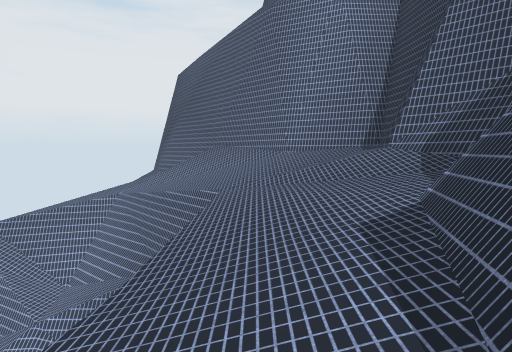
View 1 (above)

16 first-person views from a walk through a Unity game level. The camera is 1.5 m above the floor, tilts 4° down and sees 70° across. The floor is counted in squares, 2 m on a side. Each view is taken from the middle of a square. On the plan, view 1 faces up. The plan holds only what a view shows up to about 11 squares ahead; the rest is blank. The place goes on beyond the plan. Some trees and plants on the terrain are drawn as simple stand-ins. Some surface patterns are stand-ins.

View 2
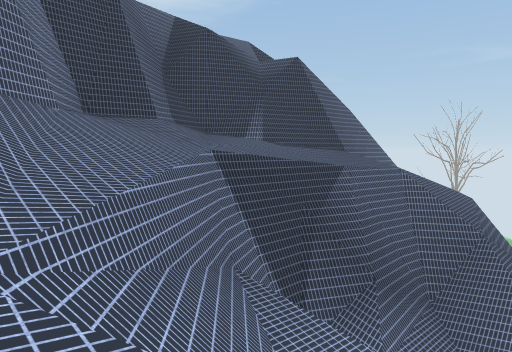

View 3
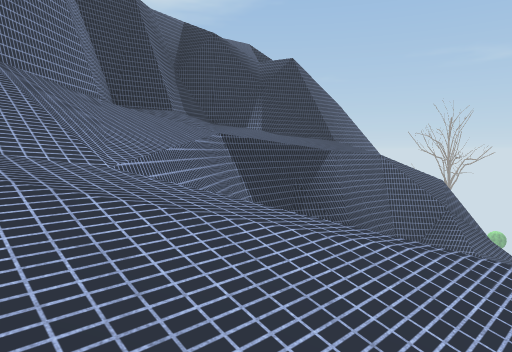

View 4
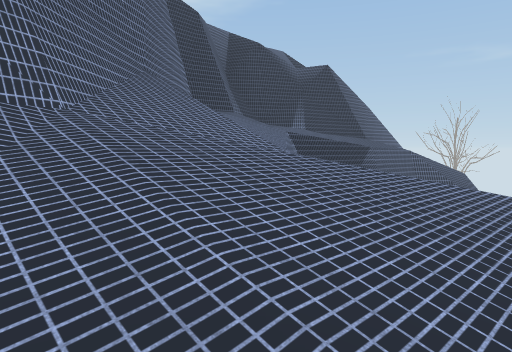

View 5
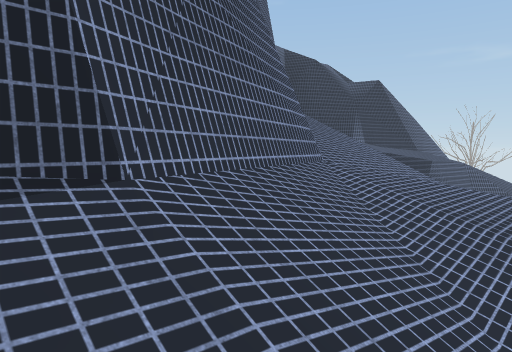

View 6
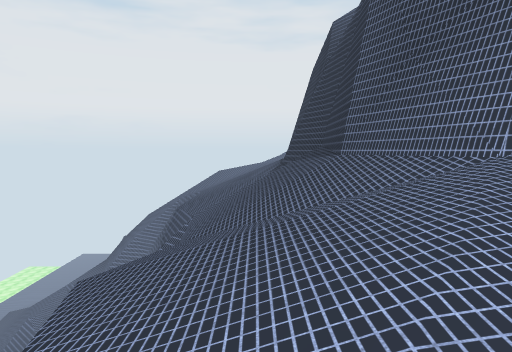

View 7
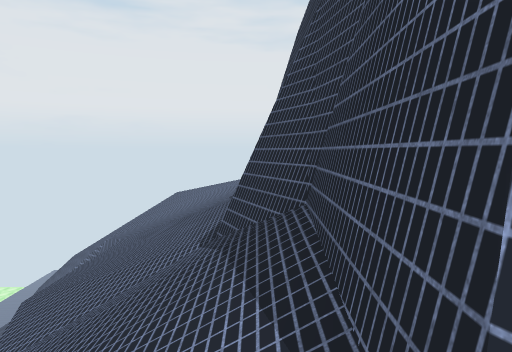

View 8
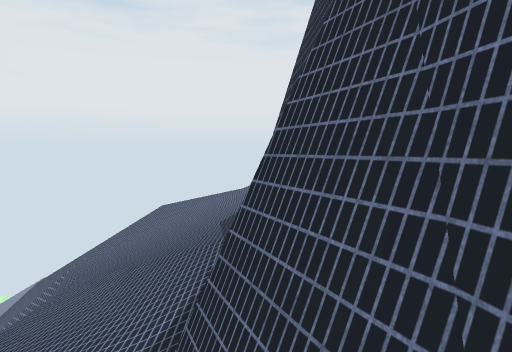

View 9
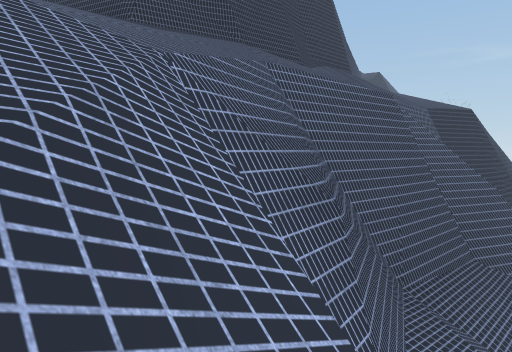

View 10
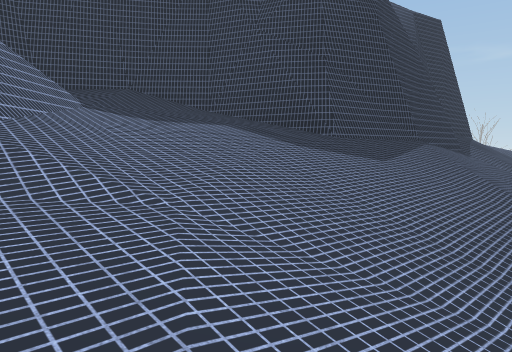

View 11
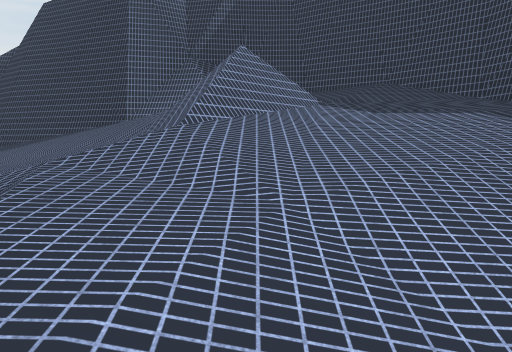

View 12
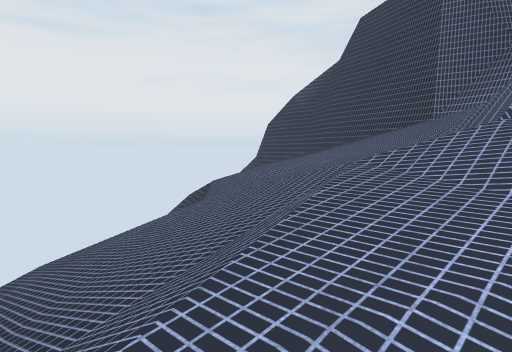

View 13
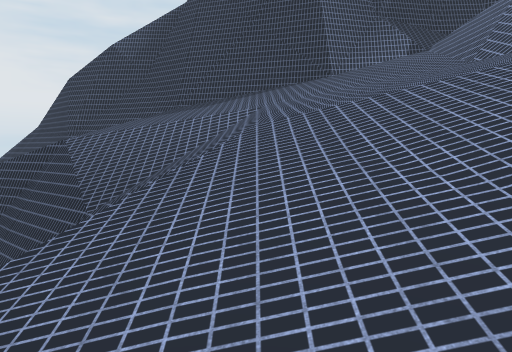

View 14
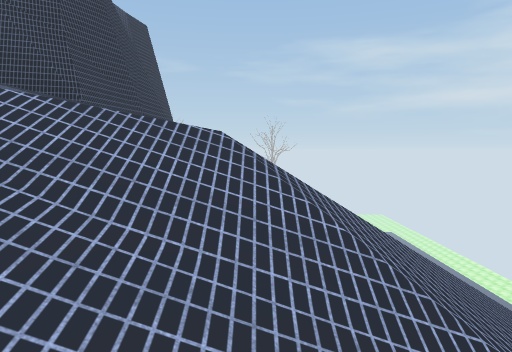

View 15
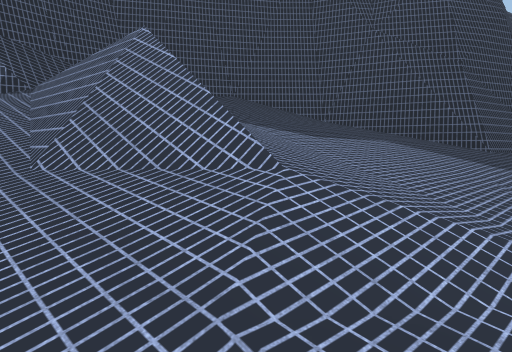

View 16
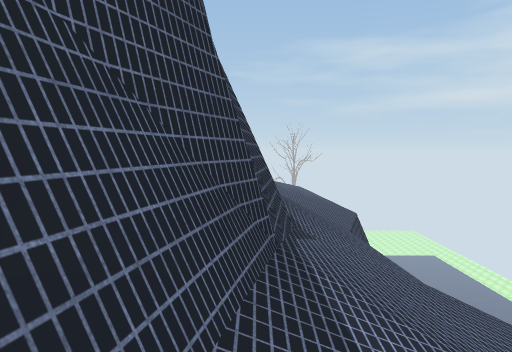

### Floor plan
Key: @ floor where view 1 was taken; # wall or solid block; . main floor; : floor 0.75 m higher than the main floor; - floor 0.75 m lower than the main floor; _ floor 1.5 m lower than the main floor; + floor 1.5 m higher than the main floor; / step, stairs or slope; = window, fence, low wall or low ledge; ^ raised ledge; v drop or lower ground.
Columns run from 11 left of view 1 to 3 right of it. Each row starts with its distance up from view 1.
 31         v///#^
 30      /vv////#
 29     ////////^
 28     ////////^
 27    /////////^
 26   ////_//==/=
 25 =///////==/+#
 24 #//////-./:+#
 23 ==v//////.//^
 22   #=////.:/^
 21   /^v///##^
 20   /^v///^
 19   /^v//#^
 18   /#v//^
 17   /^v//#
 16   ^=v//#^
 15      ///^
 14     vv//^
 13      v//^
 12     =///#
 11     v_//#^
 10      /_-//#
  9      v_-///^
  8      v/////#^
  7        //#//#^
  6        =/#v//#^
  5        //#=//#^
  4         /#=/:/^
  3        //^v/:#^
  2        //^v.=^
  1        /==/.=v=
  0        /=//@#v

Where each view was taken, in squares from view 1:
view 1: 0 up, 0 right, facing up
view 2: 9 up, 5 left, facing down-right
view 3: 10 up, 6 left, facing down-right
view 4: 12 up, 6 left, facing down-right
view 5: 14 up, 5 left, facing down-right
view 6: 8 up, 5 left, facing up
view 7: 13 up, 4 left, facing up
view 8: 15 up, 4 left, facing up
view 9: 24 up, 10 left, facing down-right
view 10: 26 up, 7 left, facing down-right
view 11: 25 up, 7 left, facing right
view 12: 25 up, 7 left, facing up-right
view 13: 29 up, 7 left, facing right
view 14: 28 up, 7 left, facing down
view 15: 27 up, 5 left, facing down-right
view 16: 21 up, 4 left, facing down
